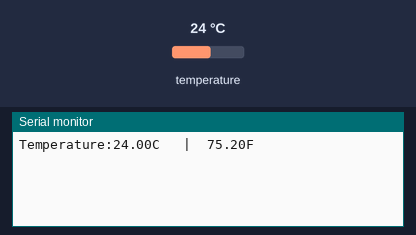
Simulated run of this sketch. Board: Arduino Uno, built with avr-gcc and run on an emulated ATmega328P. Shown: the last lines printed to the serial monitor. Inputs (shaded band) come from the test bench; at power-on: temperature 24 °C.

Above: at 1.5 s.
1.6 s: temperature set to 12 °C
At 2.2 s:
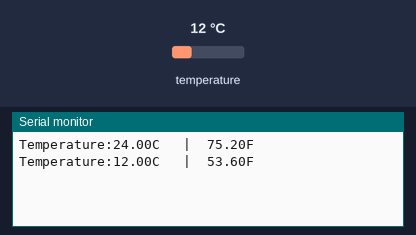
3.1 s: temperature set to 19 °C
At 4.4 s:
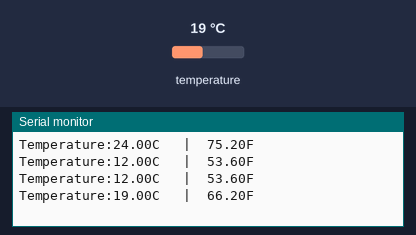
Timing chart, 0 to 6.1 s (numbered marks = the images above; inputs shaded):
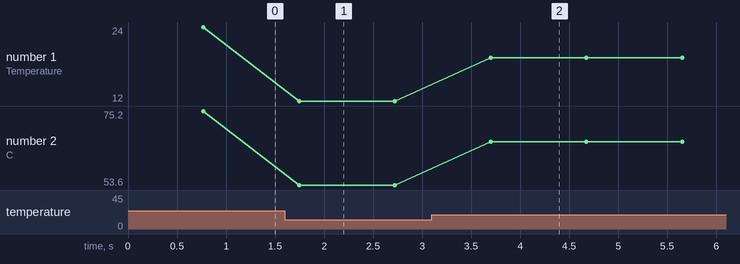

Measured:
- after the input at 1.6 s, the serial monitor: prints a new line after 0.14 s (image 1)
- after the input at 3.1 s, the serial monitor: prints a new line after 0.60 s (image 2)
- plotted number 1: 24 → 12 after the input at 1.6 s, 12 → 19 after the input at 3.1 s
- plotted number 2: 75.2 → 53.6 after the input at 1.6 s, 53.6 → 66.2 after the input at 3.1 s

The sketch:

Temperature-Code.ino
```cpp
#include <DallasTemperature.h>
#include <OneWire.h>
#define ONE_WIRE_BUS 2

OneWire oneWire(ONE_WIRE_BUS);

DallasTemperature sensors(&oneWire);


void setup() {
  // put your setup code here, to run once:

  sensors.begin();
  Serial.begin(9600);

}

void loop() {
  // put your main code here, to run repeatedly:

  sensors.requestTemperatures();

  Serial.print("Temperature:");
  Serial.print(sensors.getTempCByIndex(0));
  Serial.print("C   |  ");

  Serial.print((sensors.getTempCByIndex(0) * 9.0) / 5.0 + 32.0);
  Serial.println("F");

  delay(200);

}
```
